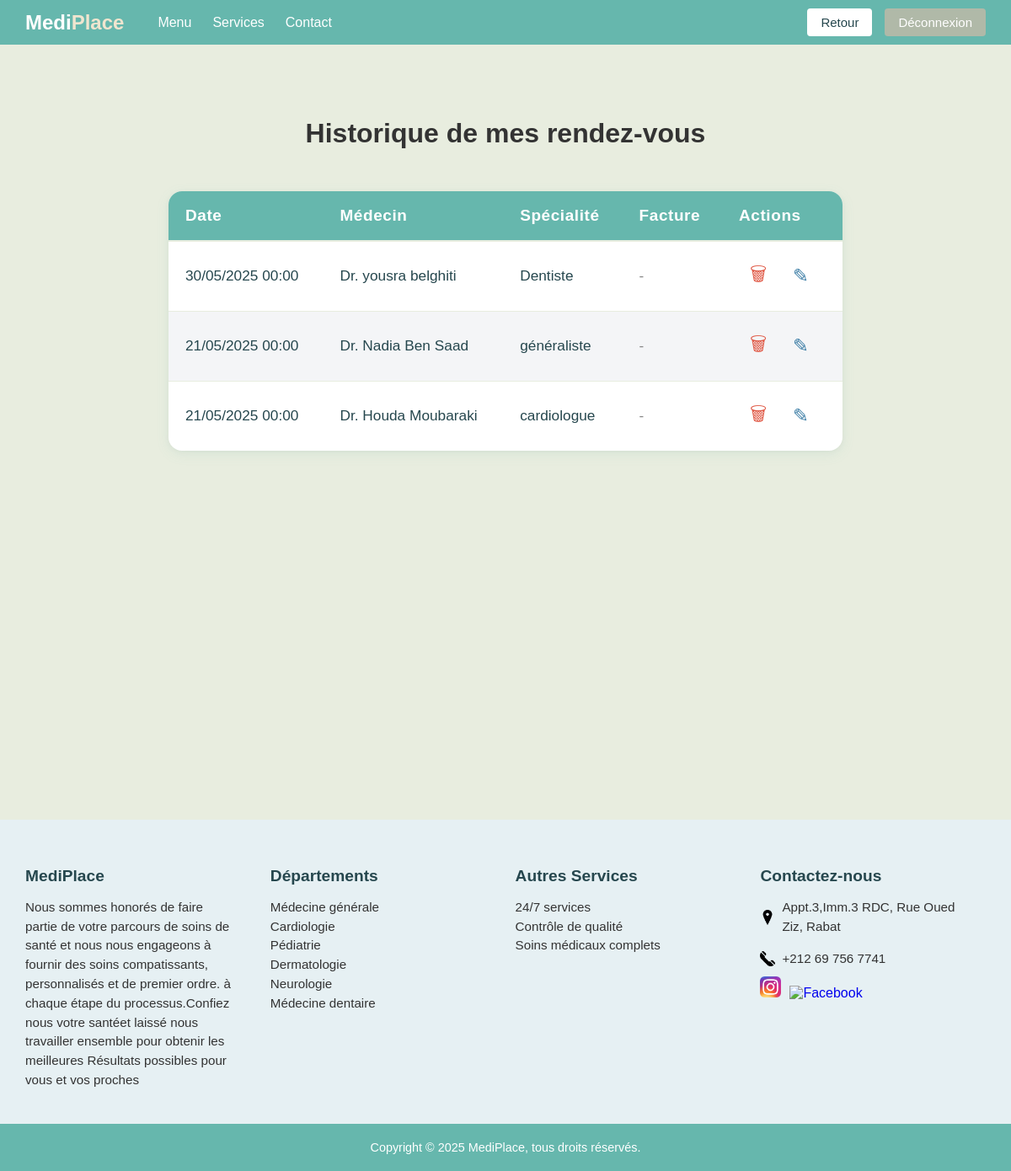
The app's page /voirhistopat/ (signed in) with its own data.
### cabinet/models.py (models this page shows, shortened)
class RendezVous(models.Model):
    patient = models.ForeignKey(Patient, on_delete=models.CASCADE)
    medecin = models.ForeignKey(Medecin, on_delete=models.CASCADE)
    date = models.DateTimeField()
    motif = models.TextField()

class Medecin(models.Model):
    nom = models.CharField(max_length=50)
    prenom = models.CharField(max_length=50)
    email = models.EmailField(unique=True)
    mot_de_passe = models.CharField(max_length=128)
    specialite = models.CharField(max_length=50)
    numero_telephone = models.CharField(max_length=15)
    ville = models.CharField(max_length=50)

### cabinet/views.py (the view)
# urls.py: path("voirhistopat/", views.consulterhistoriquepat, name="voirhistopat"),
def consulterhistoriquepat(request):
    emailp = request.session.get('user_email')
    if not emailp:
        return redirect('login')
    try:
        patient = Patient.objects.get(email=emailp)
        rdvs = RendezVous.objects.filter(patient=patient).order_by('-date')
    except Patient.DoesNotExist:
        rdvs = []
    return render(request, 'cabinet/voirhistopat.html', {'rdvs': rdvs})

### cabinet/templates/cabinet/voirhistopat.html (shortened to what this page needs)
<!DOCTYPE html>
<html lang="fr">
<head>
    {% load static %}
    <link rel="stylesheet" href="{% static 'cabinet/css/main_pat.css' %}"/>
</head>
<body>
    {% include 'cabinet/headerbase.html' %}
    <section class="services-section">
        <h2 class="services-title">Historique de mes rendez-vous</h2>
        {% if rdvs %}
        <div class="table-responsive">
            <table class="modern-table">
                <thead>
                    <tr>
                        <th>Date</th>
                        <th>Médecin</th>
                        <th>Spécialité</th>
                        <th>Facture</th>
                        <th>Actions</th>
                    </tr>
                </thead>
                <tbody>
                    {% for rdv in rdvs %}
                    <tr>
                        <td>{{ rdv.date|date:"d/m/Y H:i" }}</td>
                        <td>Dr. {{ rdv.medecin.nom }} {{ rdv.medecin.prenom }}</td>
                        <td>{{ rdv.medecin.specialite }}</td>
                        <td>
                            {% if rdv.facture %}
                                {% if rdv.facture.statut_paiement == 'PAYEE' %}
                                    <span style="color: #2e7d32; font-weight: bold;">Payée</span>
                                {% else %}
                                    <span style="color: #b91c1c; font-weight: bold;">Non payée</span>
                                {% endif %}
                            {% else %}
                                <span style="color: #888;">-</span>
                            {% endif %}
                        </td>
                        <td>
                            <a href="{% url 'annuler_rdv' rdv.id %}" class="action-btn delete-btn" title="Annuler" onclick="return confirm('Êtes-vous sûr de vouloir annuler ce rendez-vous ?');">
                                <span>&#128465;</span>
                            </a>
                            <a href="{% url 'modifier_rdv' rdv.id %}" class="action-btn edit-btn" title="Modifier">
                                <span>&#9998;</span>
                            </a>
                        </td>
                    </tr>
                    {% endfor %}
                </tbody>
            </table>
        </div>
        {% else %}
            <div class="empty-history-msg">
                Vous n'avez pas encore de rendez-vous dans votre historique.
            </div>
        {% endif %}
    </section>
     <div style="height: 240px;background-color:#e8eddf;"></div>
{% include 'cabinet/footerbase.html' %}
</body>
</html>

### cabinet/static/cabinet/css/main_pat.css (style rules this page uses)
body { font-family: 'Poppins', sans-serif; background-color: #f4f5f7; margin: 0; padding: 0; }
.services-section { background-color: #E8EDDF; padding: 60px 40px; min-height: 70vh; }
.services-title { text-align: center; font-size: 32px; font-weight: 600; margin-bottom: 50px; color: #333; }
.modern-table { width: 100%; border-collapse: separate; border-spacing: 0; background: #fff; border-radius: 16px; overflow: hidden; box-shadow: 0 4px 16px rgba(102,183,173,0.10), 0 1.5px 6px rgba(0,0,0,0.04); margin: 0 auto 40px auto; font-size: 1.08rem; min-width: 340px; max-width: 800px; }
.modern-table thead { background: #66B7AD; color: #fff; }
.modern-table th, .modern-table td { padding: 18px 20px; text-align: left; }
.modern-table th { font-weight: 600; letter-spacing: 0.03em; font-size: 1.1em; border-bottom: 2px solid #e8eddf; }
.modern-table tbody tr { transition: background 0.2s; }
.modern-table tbody tr:nth-child(even) { background: #f4f5f7; }
.modern-table td { color: #26474E; border-bottom: 1px solid #e8eddf; }
.modern-table tr:last-child td { border-bottom: none; }
.action-btn { display: inline-block; margin: 0 6px; font-size: 1.3em; padding: 4px 7px; border-radius: 6px; transition: background 0.2s, color 0.2s; text-decoration: none; vertical-align: middle; }
.delete-btn { color: #e05a47; }
.edit-btn { color: #3a7ca5; }

### cabinet/static/cabinet/css/basefooter.css (style rules this page uses)
html, body { margin: 0; padding: 0; }

### cabinet/templates/cabinet/voirhistopat.html (style rules this page uses)
.services-section { min-height: 70vh; }

### records on screen
RendezVous: date "30/05/2025 00:00", medecin.nom "yousra", medecin.prenom "belghiti", medecin.specialite "Dentiste"
RendezVous: date "21/05/2025 00:00", medecin.nom "Nadia", medecin.prenom "Ben Saad", medecin.specialite "généraliste"
RendezVous: date "21/05/2025 00:00", medecin.nom "Houda", medecin.prenom "Moubaraki", medecin.specialite "cardiologue"
